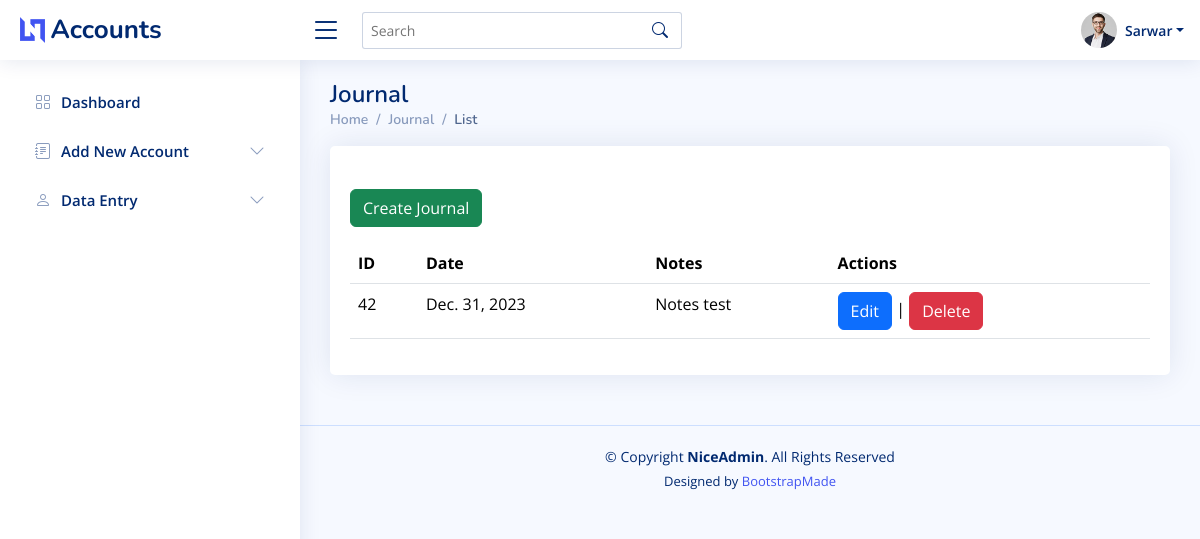
Page /transactions/list (signed in) on the earlier database version.
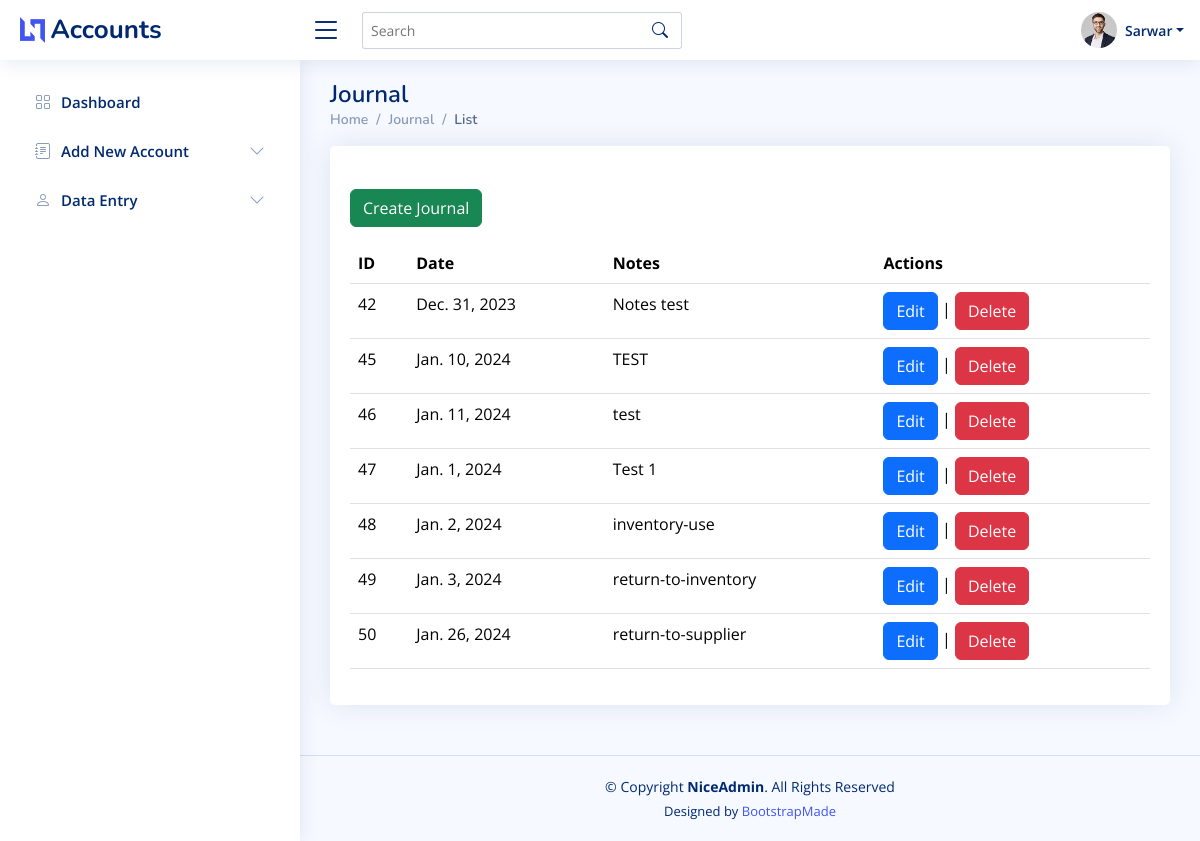
Same page on the later database version.
### apps/users/models.py (models this page shows, shortened)
class CustomUser(AbstractUser):
    company = models.ForeignKey(Company, on_delete=models.CASCADE, blank=True, null=True, related_name='users')
    company_branch = models.ForeignKey(CompanyBranch, on_delete=models.CASCADE, blank=True, null=True,
                                       related_name='users')
    mobile = models.CharField(max_length=20, blank=True, null=True)
    address = models.TextField(blank=True, null=True)
    objects = CustomUserManager()

### apps/journal/models.py (models this page shows)
class Document(models.Model):
    doc_id = models.AutoField(primary_key=True)
    date = models.DateField(null=False)
    notes = models.TextField(null=True)
    name = models.CharField(null=True, max_length=150)
    company_id = models.ForeignKey(Company, on_delete=models.CASCADE, null=True)
    company_branch = models.ForeignKey(CompanyBranch, on_delete=models.CASCADE, null=True)
    created_by = models.ForeignKey(settings.AUTH_USER_MODEL, on_delete=models.CASCADE,
                                   related_name='created_docs', null=True)
    updated_by = models.ForeignKey(settings.AUTH_USER_MODEL, on_delete=models.CASCADE,
                                   related_name='updated_docs', null=True)
    def __str__(self):
        return f"{self.doc_id}"

### accounting/authentication_decorators.py (the view)
    def wrapped_view(request, *args, **kwargs):
        if not request.user.is_authenticated:
            return redirect('login')  # Replace 'login' with the name of your login URL
        return view_func(request, *args, **kwargs)

### apps/journal/views.py (called while the page is built)
@authentication_required
def transaction_list(request):
    user = request.user
    user_company_id = user.company
    user_company_branch = user.company_branch
    transactions = Transaction.objects.filter(company_id=user_company_id, company_branch=user_company_branch)
    documents = Document.objects.filter(company_id=user_company_id, company_branch=user_company_branch)
    print(documents)
    context = {
        'first_name': user.first_name,
        'last_name': user.last_name,
        'company': user_company_id,
        'company_branch': user_company_branch,
        'transactions': transactions,
        'documents': documents
    }
    return render(request, 'journal/transaction_list.html', {'context': context})

### templates/journal/transaction_list.html (shortened to what this page needs)
{% extends 'base.html' %}
{% block content %}
    <main id="main" class="main">
        <div class="pagetitle">
            <h1>Journal</h1>
            <nav>
                <ol class="breadcrumb">
                    <li class="breadcrumb-item"><a href="{% url 'dashboard' %}">Home</a></li>
                    <li class="breadcrumb-item">Journal</li>
                    <li class="breadcrumb-item active">List</li>
                </ol>
            </nav>
        </div>
        <section class="section">
            <div class="row">
                <div class="col-lg-12">
                    <div class="card">
                        <div class="card-body">
                            <h5 class="card-title"></h5>
                            <div class="text-start mb-3">
                                <a class="btn btn-success" href="{% url 'create-transaction' %}">Create Journal</a>
                            </div>
                            <table class="display table datatable">
                                <thead>
                                <tr>
                                    <th>ID</th>
                                    <th>Date</th>
                                    <th>Notes</th>
                                    <th>Actions</th>
                                </tr>
                                </thead>
                                <tbody>
                                {% for document in context.documents %}
                                    <tr>
                                        <td>{{ document.doc_id }}</td>
                                        <td>{{ document.date }}</td>
                                        <td>{{ document.notes }}</td>
                                        <td>
                                            <a class="btn btn-primary"
                                               href="{% url 'update-transaction' document.doc_id %}">Edit</a> |
                                            <a class="btn btn-danger"
                                               href="{% url 'delete-transaction' document.doc_id %}">Delete</a>
                                        </td>
                                    </tr>
                                {% endfor %}
                                </tbody>
                            </table>
                        </div>
                    </div>
                </div>
            </div>
        </section>
    </main>
{% endblock %}

### templates/base.html (shortened to what this page needs)
{% load static %}
<!DOCTYPE html>
<html lang="en">
<head>
    <link href="{% static 'assets/vendor/bootstrap/css/bootstrap.min.css' %}" rel="stylesheet">
    <link href="{% static 'assets/vendor/bootstrap-icons/bootstrap-icons.css' %}" rel="stylesheet">
    <link href="{% static 'assets/vendor/boxicons/css/boxicons.min.css' %}" rel="stylesheet">
    <link href="{% static 'assets/vendor/quill/quill.snow.css' %}" rel="stylesheet">
    <link href="{% static 'assets/vendor/quill/quill.bubble.css' %}" rel="stylesheet">
    <link href="{% static 'assets/vendor/remixicon/remixicon.css' %}" rel="stylesheet">
    <link href="{% static 'assets/vendor/simple-datatables/style.css' %}" rel="stylesheet">
    <link href="{% static 'assets/css/style.css' %}" rel="stylesheet">
</head>
<body>
{% include 'static/header.html' %}
{% include 'static/left_menu.html' %}
{% block content %}
{% endblock %}
{% include 'static/footer.html' %}
</body>
</html>

### templates/static/header.html (shortened to what this page needs)
{% load static %}
<header id="header" class="header fixed-top d-flex align-items-center">
    <div class="d-flex align-items-center justify-content-between">
        <a href="index.html" class="logo d-flex align-items-center">
            <img src="{% static 'assets/img/logo.png' %}" alt="">
            <span class="d-none d-lg-block">Accounts</span>
        </a>
        <i class="bi bi-list toggle-sidebar-btn"></i>
    </div>
    <div class="search-bar">
        <form class="search-form d-flex align-items-center" method="POST" action="#">
            <input type="text" name="query" placeholder="Search" title="Enter search keyword">
            <button type="submit" title="Search"><i class="bi bi-search"></i></button>
        </form>
    </div>
    <nav class="header-nav ms-auto">
        <ul class="d-flex align-items-center">
            <li class="nav-item dropdown pe-3">
                <a class="nav-link nav-profile d-flex align-items-center pe-0" href="#" data-bs-toggle="dropdown">
                    <img src="{% static 'assets/img/profile-img.jpg' %}" alt="Profile" class="rounded-circle">
                    <span class="d-none d-md-block dropdown-toggle ps-2">{{ context.first_name }}</span>
                </a>
            </li>
        </ul>
    </nav>
</header>

### templates/static/left_menu.html (shortened to what this page needs)
{% load static %}
<aside id="sidebar" class="sidebar">
    <ul class="sidebar-nav" id="sidebar-nav">
        <li class="nav-item">
            <a class="nav-link collapsed" href={% url 'dashboard' %}>
                <i class="bi bi-grid"></i>
                <span>Dashboard</span>
        </li>
        <li class="nav-item">
            <a class="nav-link collapsed" data-bs-target="#account-nav" data-bs-toggle="collapse" href="#">
                <i class="bi bi-journal-text"></i><span>Add New Account</span><i class="bi bi-chevron-down ms-auto"></i>
            </a>
        </li>
        <li class="nav-item">
            <a class="nav-link collapsed" data-bs-target="#customer-nav" data-bs-toggle="collapse" href="#">
                <i class="bi bi-person"></i><span>Data Entry</span><i class="bi bi-chevron-down ms-auto"></i>
            </a>
        </li>
    </ul>
</aside>

### templates/static/footer.html
{% load static %}
<footer id="footer" class="footer">
    <div class="copyright">
        &copy; Copyright <strong><span>NiceAdmin</span></strong>. All Rights Reserved
    </div>
    <div class="credits">
        Designed by <a href="https://bootstrapmade.com/">BootstrapMade</a>
    </div>
</footer>

### static/assets/css/style.css (style rules this page uses)
:root { scroll-behavior: smooth; }
body { font-family: "Open Sans", sans-serif; background: #f6f9ff; color: #444444; }
a { color: #4154f1; text-decoration: none; }
h1, h2, h3, h4, h5, h6 { font-family: "Nunito", sans-serif; }
#main { margin-top: 60px; padding: 20px 30px; transition: all 0.3s; }
.pagetitle { margin-bottom: 10px; }
.pagetitle h1 { font-size: 24px; margin-bottom: 0; font-weight: 600; color: #012970; }
.card { margin-bottom: 30px; border: none; border-radius: 5px; box-shadow: 0px 0 30px rgba(1, 41, 112, 0.1); }
.card-title { padding: 20px 0 15px 0; font-size: 18px; font-weight: 500; color: #012970; font-family: "Poppins", sans-serif; }
.card-body { padding: 0 20px 20px 20px; }
.breadcrumb { font-size: 14px; font-family: "Nunito", sans-serif; color: #899bbd; font-weight: 600; }
.breadcrumb a { color: #899bbd; transition: 0.3s; }
.breadcrumb .breadcrumb-item::before { color: #899bbd; }
.breadcrumb .active { color: #51678f; font-weight: 600; }
.logo { line-height: 1; }
@media (min-width: 1200px) { .logo { width: 280px; } }
.logo img { max-height: 26px; margin-right: 6px; }
.logo span { font-size: 26px; font-weight: 700; color: #012970; font-family: "Nunito", sans-serif; }
.header { transition: all 0.5s; z-index: 997; height: 60px; box-shadow: 0px 2px 20px rgba(1, 41, 112, 0.1); background-color: #fff; padding-left: 20px; }
.header .toggle-sidebar-btn { font-size: 32px; padding-left: 10px; cursor: pointer; color: #012970; }
.header .search-bar { min-width: 360px; padding: 0 20px; }
.header .search-form { width: 100%; }
.header .search-form input { border: 0; font-size: 14px; color: #012970; border: 1px solid rgba(1, 41, 112, 0.2); padding: 7px 38px 7px 8px; border-radius: 3px; transition: 0.3s; width: 100%; }
.header .search-form button { border: 0; padding: 0; margin-left: -30px; background: none; }
.header .search-form button i { color: #012970; }
.header-nav ul { list-style: none; }
.header-nav>ul { margin: 0; padding: 0; }
.header-nav .nav-profile { color: #012970; }
.header-nav .nav-profile img { max-height: 36px; }
.header-nav .nav-profile span { font-size: 14px; font-weight: 600; }
.sidebar { position: fixed; top: 60px; left: 0; bottom: 0; width: 300px; z-index: 996; transition: all 0.3s; padding: 20px; overflow-y: auto; scrollbar-width: thin; scrollbar-color: #aab7cf transparent; box-shadow: 0px 0px 20px rgba(1, 41, 112, 0.1); background-color: #fff; }
@media (min-width: 1200px) { #main, #footer { margin-left: 300px; } }
.sidebar-nav { padding: 0; margin: 0; list-style: none; }
.sidebar-nav li { padding: 0; margin: 0; list-style: none; }
.sidebar-nav .nav-item { margin-bottom: 5px; }
.sidebar-nav .nav-link { display: flex; align-items: center; font-size: 15px; font-weight: 600; color: #4154f1; transition: 0.3; background: #f6f9ff; padding: 10px 15px; border-radius: 4px; }
.sidebar-nav .nav-link i { font-size: 16px; margin-right: 10px; color: #4154f1; }
.sidebar-nav .nav-link.collapsed { color: #012970; background: #fff; }
.sidebar-nav .nav-link.collapsed i { color: #899bbd; }
.sidebar-nav .nav-link .bi-chevron-down { margin-right: 0; transition: transform 0.2s ease-in-out; }
.footer { padding: 20px 0; font-size: 14px; transition: all 0.3s; border-top: 1px solid #cddfff; }
.footer .copyright { text-align: center; color: #012970; }
.footer .credits { padding-top: 5px; text-align: center; font-size: 13px; color: #012970; }

Differences in the rows shown:
added Document: doc_id "45", date "Jan. 10, 2024", notes "TEST"
added Document: doc_id "46", date "Jan. 11, 2024", notes "test"
added Document: doc_id "47", date "Jan. 1, 2024", notes "Test 1"
added Document: doc_id "48", date "Jan. 2, 2024", notes "inventory-use"
added Document: doc_id "49", date "Jan. 3, 2024", notes "return-to-inventory"
added Document: doc_id "50", date "Jan. 26, 2024", notes "return-to-supplier"
